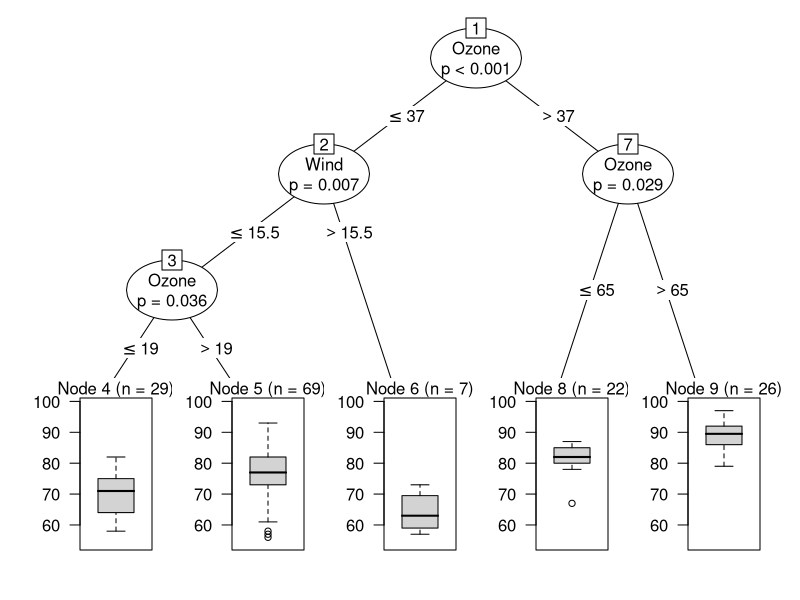

Write R code to recreate this figure.
library(party)

str(airquality)
colnames(airquality)

mFormula <- Temp ~ Ozone + Solar.R + Wind
model <- ctree(formula = mFormula, data = airquality)

model

plot(model)
